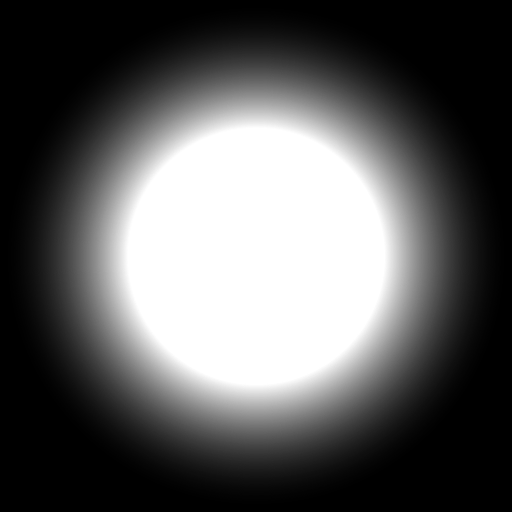
Frame 1 (no input)
Frame 60 (the mouse pressed at the canvas centre just before this capture): identical to frame 1, image omitted
Frame 120 (the mouse held since frame 60 and released just before this capture): identical to frame 1, image omitted

The Processing sketch that drew this single still picture (run headless with seeded random() and noise(); from frame 60 on, the mouse is pressed at the canvas centre):

// Processing sketch: sketch_200418a
// ── sketch_200418a.pde
void setup() {
  size(512, 512);
}

void draw() {
  background(0);
  clear();
  fill(0);

  for (int i = 0; i < 512; ++i) {
    float fk = ((float)i) / 512f;
    float fc = pow(min(1f, fk * 2), 2);
    int c = (int)(fc * 255);
    fill(c);
    stroke(c);
    ellipse(256, 256, 512-i, 512-i);
  }
  
  save("sprite.png");
}
